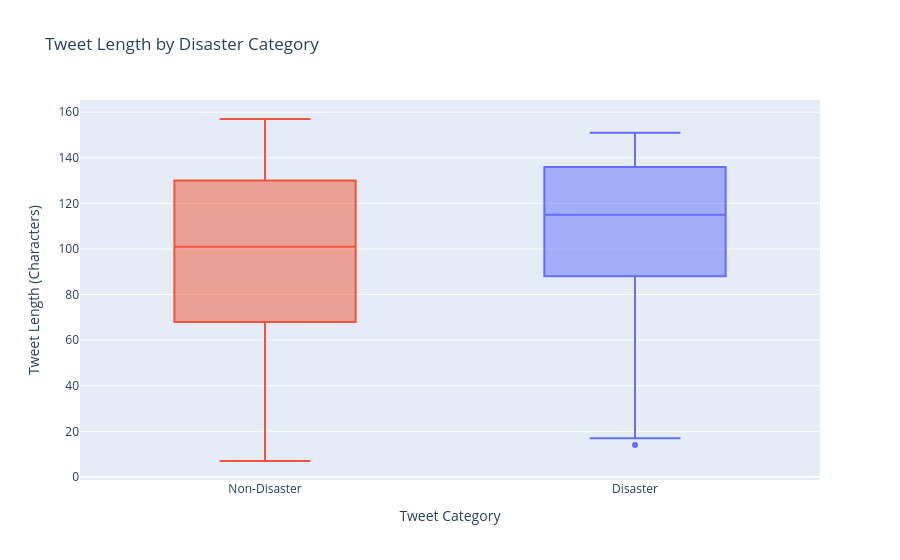

The code cell stored with this chart in its notebook:
### Code cell
fig = px.box(df, x = "target", y = "tweet_length", color = "target", title = "Tweet Length by Disaster Category",
             labels = {"target": "Tweet Category", "tweet_length": "Tweet Length (Characters)"})

fig.update_xaxes(tickvals = [0, 1], ticktext = ["Non-Disaster", "Disaster"])

fig.update_layout(showlegend=False)

fig.show()

### Figure 1 — Plotly figure (JSON) as saved in the notebook; plotly's stock layout.template omitted (floating-point values rounded to 4 significant figures; data arrays with more than 128 entries replaced by an {"elided": "..."} marker saying what was removed)
{"data": [{"alignmentgroup": "True", "hovertemplate": "Tweet Category=%{x}<br>Tweet Length (Characters)=%{y}<extra></extra>", "legendgroup": "1", "marker": {"color": "#636efa"}, "name": "1", "notched": false, "offsetgroup": "1", "orientation": "v", "showlegend": true, "type": "box", "x": {"elided": "3271 int values"}, "x0": " ", "xaxis": "x", "y": {"elided": "3271 int values"}, "y0": " ", "yaxis": "y"}, {"alignmentgroup": "True", "hovertemplate": "Tweet Category=%{x}<br>Tweet Length (Characters)=%{y}<extra></extra>", "legendgroup": "0", "marker": {"color": "#EF553B"}, "name": "0", "notched": false, "offsetgroup": "0", "orientation": "v", "showlegend": true, "type": "box", "x": {"elided": "4342 int values"}, "x0": " ", "xaxis": "x", "y": {"elided": "4342 int values"}, "y0": " ", "yaxis": "y"}], "layout": {"boxmode": "overlay", "legend": {"title": {"text": "Tweet Category"}, "tracegroupgap": 0}, "showlegend": false, "title": {"text": "Tweet Length by Disaster Category"}, "xaxis": {"anchor": "y", "categoryarray": [1, 0], "categoryorder": "array", "domain": [0, 1], "ticktext": ["Non-Disaster", "Disaster"], "tickvals": [0, 1], "title": {"text": "Tweet Category"}}, "yaxis": {"anchor": "x", "domain": [0, 1], "title": {"text": "Tweet Length (Characters)"}}}}
